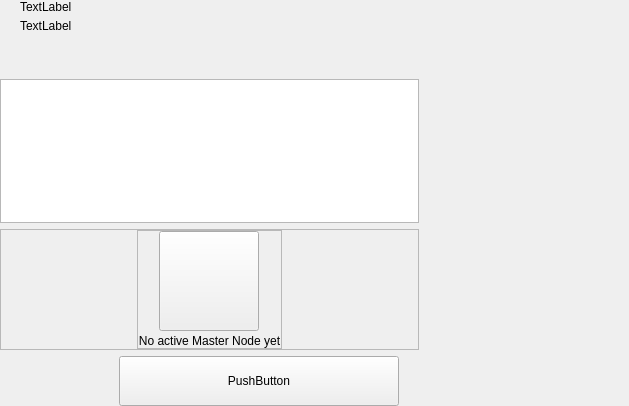
<?xml version="1.0" encoding="UTF-8"?>
<ui version="4.0">
 <class>MasterNodesWidget</class>
 <widget class="QWidget" name="MasterNodesWidget">
  <property name="geometry">
   <rect>
    <x>0</x>
    <y>0</y>
    <width>629</width>
    <height>406</height>
   </rect>
  </property>
  <property name="windowTitle">
   <string>Form</string>
  </property>
  <layout class="QHBoxLayout" name="horizontalLayout_2" stretch="2,1">
   <property name="spacing">
    <number>0</number>
   </property>
   <property name="leftMargin">
    <number>0</number>
   </property>
   <property name="topMargin">
    <number>0</number>
   </property>
   <property name="rightMargin">
    <number>0</number>
   </property>
   <property name="bottomMargin">
    <number>0</number>
   </property>
   <item>
    <widget class="QWidget" name="left" native="true">
     <layout class="QVBoxLayout" name="verticalLayout_3">
      <property name="leftMargin">
       <number>0</number>
      </property>
      <property name="topMargin">
       <number>0</number>
      </property>
      <property name="rightMargin">
       <number>0</number>
      </property>
      <property name="bottomMargin">
       <number>0</number>
      </property>
      <item>
       <layout class="QVBoxLayout" name="verticalLayout_2">
        <property name="spacing">
         <number>6</number>
        </property>
        <item>
         <layout class="QHBoxLayout" name="horizontalLayout_3">
          <property name="spacing">
           <number>0</number>
          </property>
          <property name="leftMargin">
           <number>20</number>
          </property>
          <item>
           <layout class="QVBoxLayout" name="verticalLayout_8">
            <property name="spacing">
             <number>5</number>
            </property>
            <item>
             <widget class="QLabel" name="labelTitle">
              <property name="text">
               <string>TextLabel</string>
              </property>
             </widget>
            </item>
            <item alignment="Qt::AlignTop">
             <widget class="QLabel" name="labelSubtitle1">
              <property name="text">
               <string>TextLabel</string>
              </property>
             </widget>
            </item>
           </layout>
          </item>
          <item>
           <spacer name="horizontalSpacer">
            <property name="orientation">
             <enum>Qt::Horizontal</enum>
            </property>
            <property name="sizeHint" stdset="0">
             <size>
              <width>40</width>
              <height>20</height>
             </size>
            </property>
           </spacer>
          </item>
         </layout>
        </item>
        <item>
         <spacer name="verticalSpacer_2">
          <property name="orientation">
           <enum>Qt::Vertical</enum>
          </property>
          <property name="sizeType">
           <enum>QSizePolicy::Fixed</enum>
          </property>
          <property name="sizeHint" stdset="0">
           <size>
            <width>20</width>
            <height>40</height>
           </size>
          </property>
         </spacer>
        </item>
        <item>
         <layout class="QVBoxLayout" name="verticalLayout_6"/>
        </item>
        <item>
         <widget class="QListView" name="listMn"/>
        </item>
        <item>
         <widget class="QFrame" name="emptyContainer">
          <property name="minimumSize">
           <size>
            <width>0</width>
            <height>100</height>
           </size>
          </property>
          <property name="frameShape">
           <enum>QFrame::StyledPanel</enum>
          </property>
          <property name="frameShadow">
           <enum>QFrame::Raised</enum>
          </property>
          <layout class="QVBoxLayout" name="verticalLayout_7" stretch="1,8">
           <property name="spacing">
            <number>0</number>
           </property>
           <property name="leftMargin">
            <number>0</number>
           </property>
           <property name="topMargin">
            <number>0</number>
           </property>
           <property name="rightMargin">
            <number>0</number>
           </property>
           <property name="bottomMargin">
            <number>0</number>
           </property>
           <item>
            <spacer name="verticalSpacer">
             <property name="orientation">
              <enum>Qt::Vertical</enum>
             </property>
             <property name="sizeHint" stdset="0">
              <size>
               <width>20</width>
               <height>20</height>
              </size>
             </property>
            </spacer>
           </item>
           <item alignment="Qt::AlignHCenter|Qt::AlignVCenter">
            <widget class="QFrame" name="emptyScreen">
             <property name="sizePolicy">
              <sizepolicy hsizetype="Expanding" vsizetype="Expanding">
               <horstretch>0</horstretch>
               <verstretch>0</verstretch>
              </sizepolicy>
             </property>
             <property name="frameShape">
              <enum>QFrame::StyledPanel</enum>
             </property>
             <property name="frameShadow">
              <enum>QFrame::Raised</enum>
             </property>
             <layout class="QVBoxLayout" name="verticalLayout">
              <property name="spacing">
               <number>30</number>
              </property>
              <property name="leftMargin">
               <number>0</number>
              </property>
              <property name="topMargin">
               <number>0</number>
              </property>
              <property name="rightMargin">
               <number>0</number>
              </property>
              <property name="bottomMargin">
               <number>0</number>
              </property>
              <item alignment="Qt::AlignHCenter|Qt::AlignVCenter">
               <widget class="QPushButton" name="pushImgEmpty">
                <property name="minimumSize">
                 <size>
                  <width>100</width>
                  <height>100</height>
                 </size>
                </property>
                <property name="maximumSize">
                 <size>
                  <width>100</width>
                  <height>100</height>
                 </size>
                </property>
                <property name="text">
                 <string/>
                </property>
                <property name="iconSize">
                 <size>
                  <width>100</width>
                  <height>100</height>
                 </size>
                </property>
               </widget>
              </item>
              <item alignment="Qt::AlignHCenter|Qt::AlignVCenter">
               <widget class="QLabel" name="labelEmpty">
                <property name="styleSheet">
                 <string notr="true"/>
                </property>
                <property name="text">
                 <string>No active Master Node yet</string>
                </property>
                <property name="alignment">
                 <set>Qt::AlignCenter</set>
                </property>
               </widget>
              </item>
             </layout>
            </widget>
           </item>
          </layout>
         </widget>
        </item>
        <item>
         <layout class="QHBoxLayout" name="horizontalLayout_7">
          <property name="rightMargin">
           <number>20</number>
          </property>
          <item>
           <spacer name="horizontalSpacer_5">
            <property name="orientation">
             <enum>Qt::Horizontal</enum>
            </property>
            <property name="sizeType">
             <enum>QSizePolicy::Expanding</enum>
            </property>
            <property name="sizeHint" stdset="0">
             <size>
              <width>40</width>
              <height>20</height>
             </size>
            </property>
           </spacer>
          </item>
          <item>
           <widget class="QPushButton" name="pushButtonSave">
            <property name="minimumSize">
             <size>
              <width>280</width>
              <height>50</height>
             </size>
            </property>
            <property name="maximumSize">
             <size>
              <width>280</width>
              <height>50</height>
             </size>
            </property>
            <property name="text">
             <string>PushButton</string>
            </property>
           </widget>
          </item>
         </layout>
        </item>
       </layout>
      </item>
     </layout>
    </widget>
   </item>
   <item>
    <widget class="QWidget" name="right" native="true">
     <layout class="QVBoxLayout" name="verticalLayout_5">
      <property name="leftMargin">
       <number>0</number>
      </property>
      <property name="topMargin">
       <number>0</number>
      </property>
      <property name="rightMargin">
       <number>0</number>
      </property>
      <property name="bottomMargin">
       <number>0</number>
      </property>
      <item>
       <layout class="QVBoxLayout" name="verticalLayout_4">
        <property name="spacing">
         <number>6</number>
        </property>
        <item>
         <widget class="OptionButton" name="btnAbout" native="true">
          <property name="minimumSize">
           <size>
            <width>0</width>
            <height>50</height>
           </size>
          </property>
         </widget>
        </item>
        <item>
         <widget class="OptionButton" name="btnAboutController" native="true">
          <property name="minimumSize">
           <size>
            <width>0</width>
            <height>50</height>
           </size>
          </property>
         </widget>
        </item>
        <item>
         <spacer name="verticalSpacer_5">
          <property name="orientation">
           <enum>Qt::Vertical</enum>
          </property>
          <property name="sizeHint" stdset="0">
           <size>
            <width>20</width>
            <height>40</height>
           </size>
          </property>
         </spacer>
        </item>
       </layout>
      </item>
     </layout>
    </widget>
   </item>
  </layout>
 </widget>
 <customwidgets>
  <customwidget>
   <class>OptionButton</class>
   <extends>QWidget</extends>
   <header>qt/reviewbase_coin/optionbutton.h</header>
   <container>1</container>
  </customwidget>
 </customwidgets>
 <resources/>
 <connections/>
</ui>
